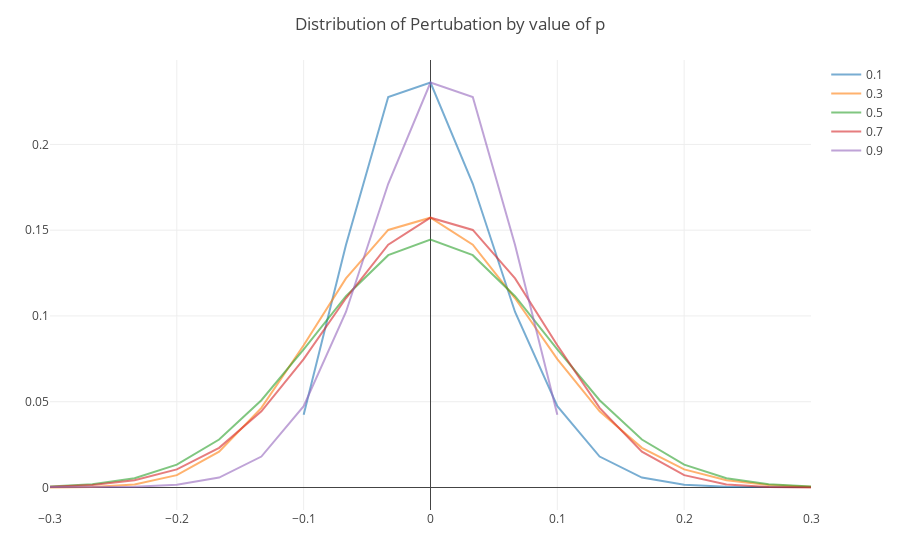

Notebook source saved alongside this figure:
### Code cell
n = 30
# colors = ["#177e89", "#292929", "#e40c2b"]
traces = [pty.scatter(x=collect(-p:(1/n):(1-p)), 
                      y=b.(collect(-p:(1/n):(1-p)), p, n), 
                      name="$p", opacity=.6) for (i,p) in enumerate([.1, .3, .5,.7, .9])]
pty.plot(traces, pty.Layout(xaxis_range=(-.3,.3), title="Distribution of Pertubation by value of p"))
